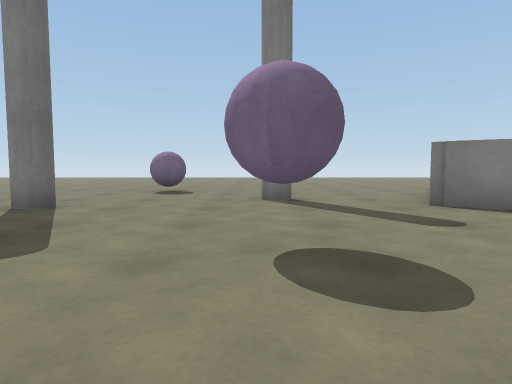
View 1 (above)

24 first-person views from a walk through a Unity game level. The camera is 0.65 m above the floor, tilts 4° down and sees 75° across. The floor is counted in squares, 1 m on a side. Each view is taken from the middle of a square. On the plan, view 1 faces up. The plan holds only what a view shows up to about 10 squares ahead; the rest is blank. The place goes on beyond the plan. Surface patterns are stand-ins for the level's own textures.

View 2
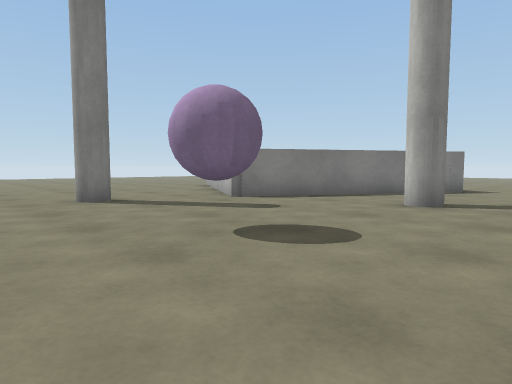

View 3
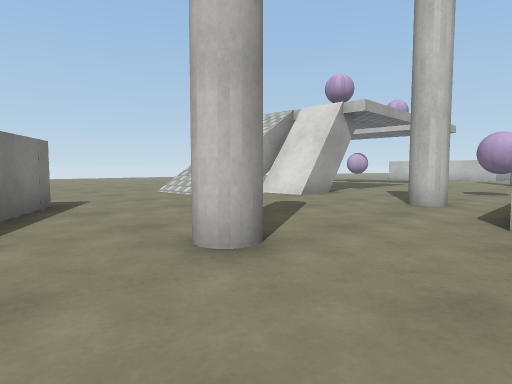

View 4
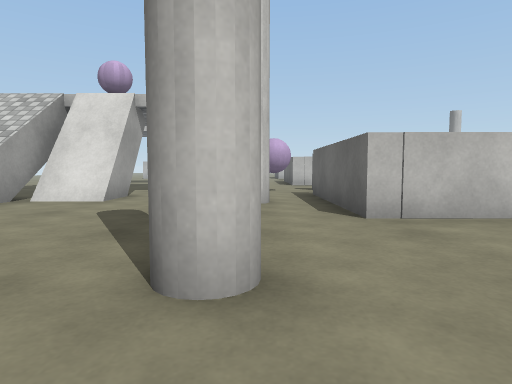

View 5
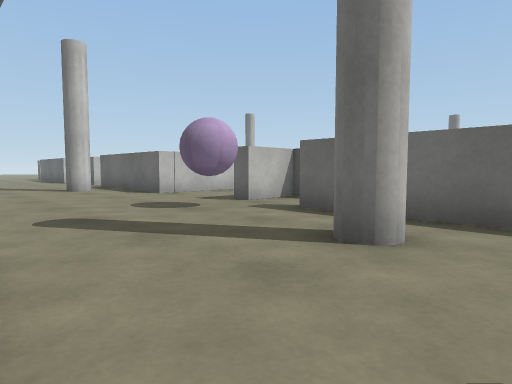

View 6
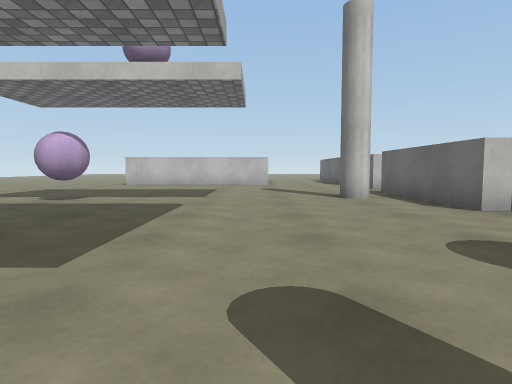

View 7
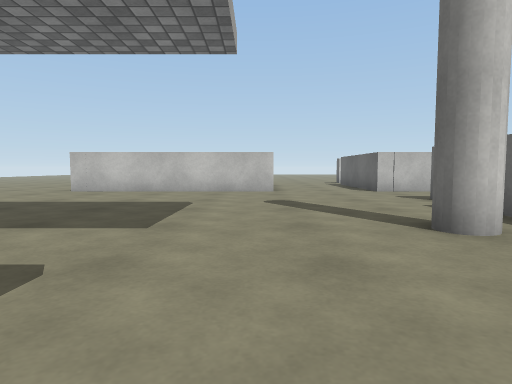

View 8
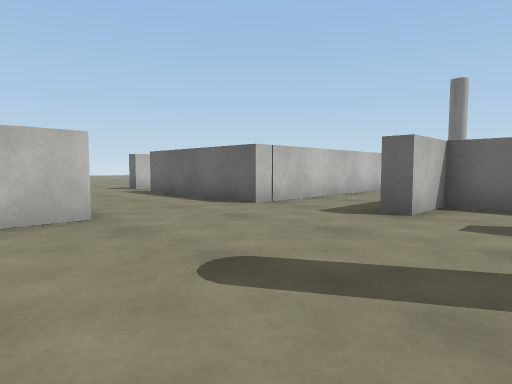

View 9
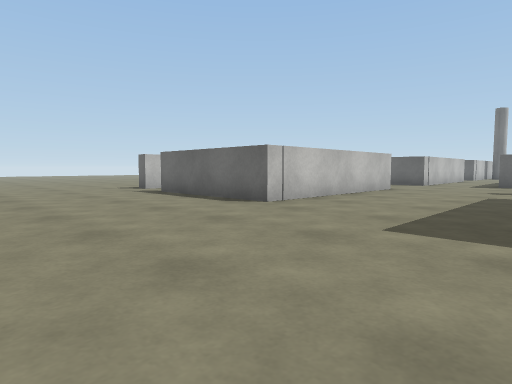

View 10
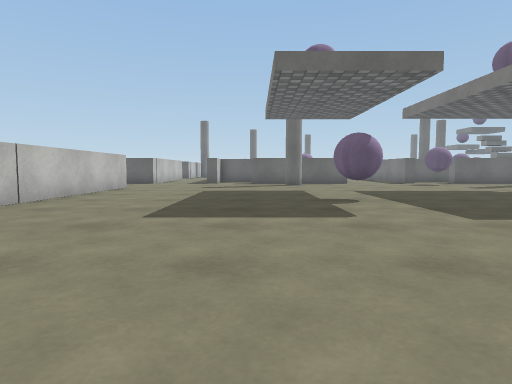

View 11
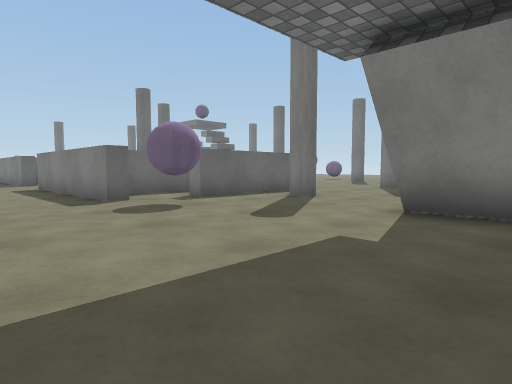

View 12
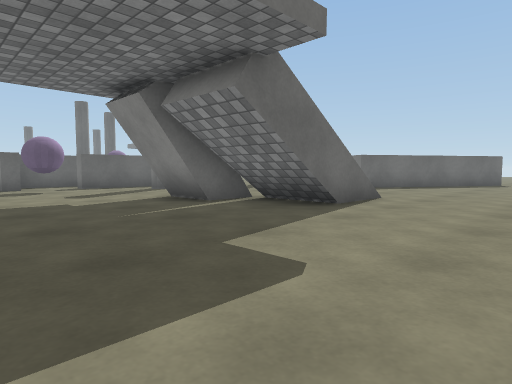

View 13
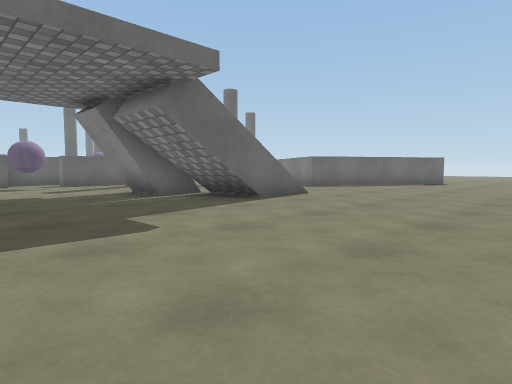

View 14
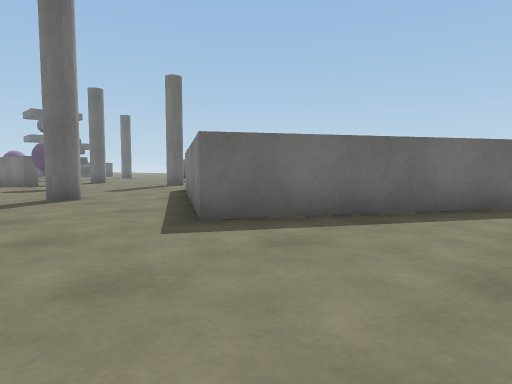

View 15
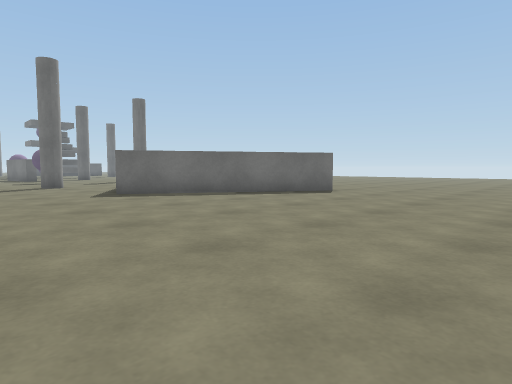

View 16
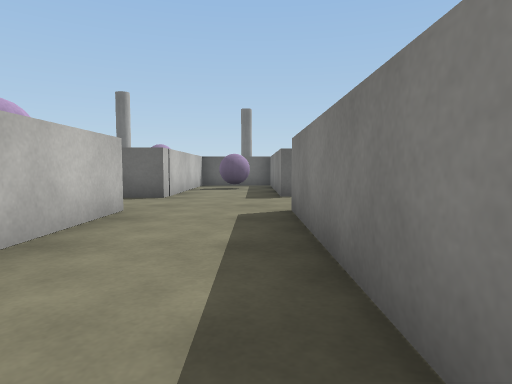

View 17
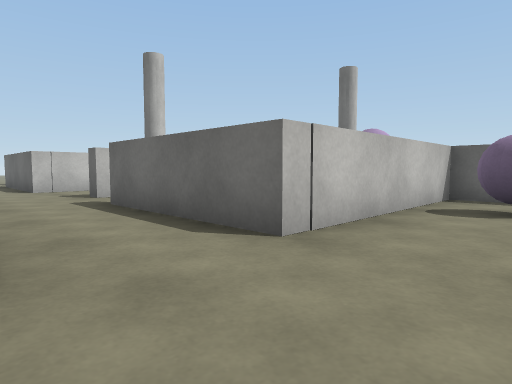

View 18
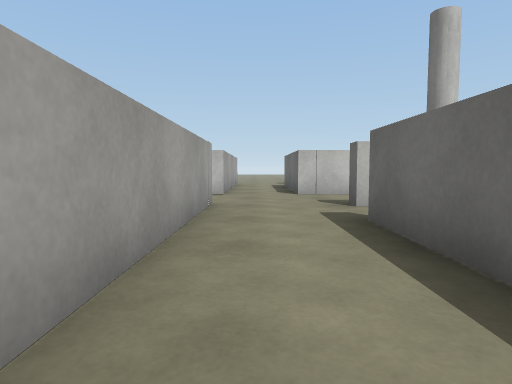

View 19
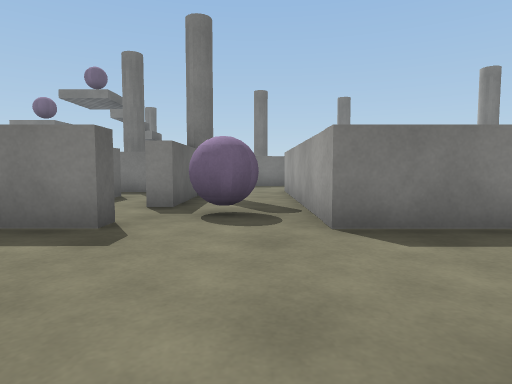

View 20
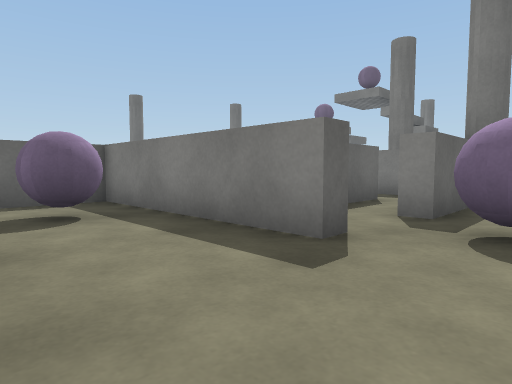

View 21
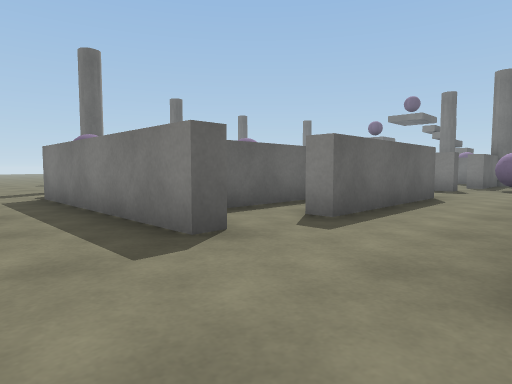

View 22
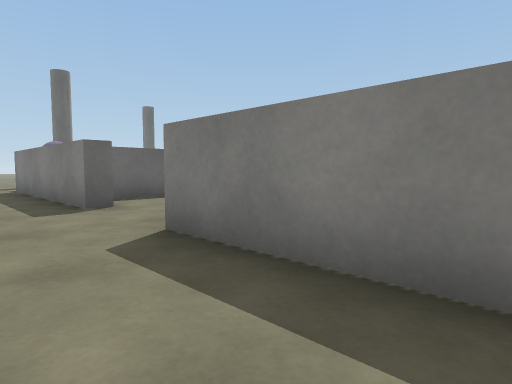

View 23
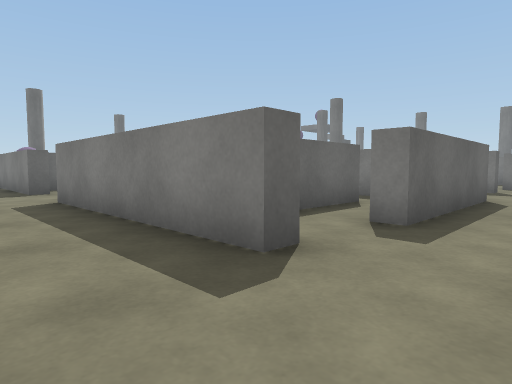

View 24
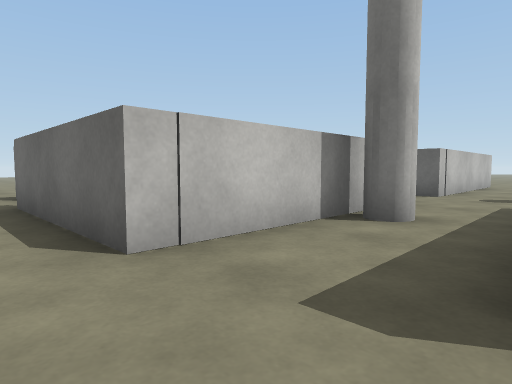

### Floor plan
Points are (right, up) in squares from view 1. A wall is a line through its corners. A room is listed if a view was taken in it or the views show most of it. See-through windows are left out.
Room 1 (views 1, 2, 3, 4, 5, 6, 7, 8, 9, 10, 11, 12, 13, 14, 15, 16, 17, 18, 19, 20, 21, 22, 23, 24)
walls: (7, -3.9) (7, -2.7); (7, -3.3) (8.1, -3.3); (8.5, -4.4) (7, -4.4); (7, -3.1) (8.5, -3.1); (0.8, -3.5) (0.8, -6) (2.2, -6) (2.2, -6.4) (-3.2, -6.4) (-3.2, -0.5); (0.8, -10.9) (0.8, -14.7) (2.3, -14.7) (2.3, -15.2) (-3.2, -15.2) (-3.2, -10); (0.7, -0.3) (2.6, -0.3) (2.6, -4.4) (2.1, -4.4); (-3.2, -9.1) (2.6, -9) (2.6, -13.1) (2, -13.1); (5.5, -17.4) (11.2, -17.4) (11.2, -20.5); (-5.8, -5.9) (-5.8, -6.4) (-10.7, -6.5) (-10.7, -9.1) (-5.4, -9.1) (-5.4, -13.1) (-5.9, -13.1); (-5.4, -2.6) (-5.4, -4.4); (-7.2, -11.2) (-7.2, -14.4); (-5.7, -14.6) (-5.7, -15.2) (-11.1, -15.2); (11.6, 7.5) (8.5, 2.5) (3, 5.8); (-3.2, -19) (-3.2, -17.5) (2.6, -17.4) (2.6, -20.5); (-8.9, -17.5) (-5.1, -17.5) (-5.1, -20.5); (-12.4, -17.5) (-12.4, -18)
low walls: (8.5, -4.2) (7, -4.2); (7, -2.9) (8.5, -2.9); (8.5, -3.9) (7, -3.9); (7, -2.7) (8.5, -2.7); (3, 5.8) (4, 7.4)
ways out: opening at (-12.5, -16.5)
objects: ball (-9, -8) to (-9, -7); column (-8, -17); ball (-5, -5) to (-4, -5); column (-5, -2); column (-4, 6); ball (0, 3); column (0, 7) to (1, 7); ball (3, -6) to (4, -5); column (4, -12) to (4, -11); column (4, -3) to (4, -2); column (4, 2); ball (10, -11)

Where each view was taken, in squares from view 1:
view 1: 0 up, 0 right, facing up
view 2: 0 up, 2 left, facing up-right
view 3: 4 up, 2 right, facing down-right
view 4: 4 up, 4 right, facing down
view 5: 1 down, 7 right, facing down-left
view 6: 4 down, 6 right, facing down
view 7: 8 down, 6 right, facing down
view 8: 13 down, 7 right, facing down-left
view 9: 13 down, 16 right, facing down-left
view 10: 13 down, 17 right, facing left
view 11: 9 down, 9 right, facing up-left
view 12: 8 down, 14 right, facing up-left
view 13: 8 down, 16 right, facing up-left
view 14: 0 up, 12 right, facing up-left
view 15: 1 down, 17 right, facing up-left
view 16: 7 down, 2 right, facing left
view 17: 7 down, 3 left, facing down-left
view 18: 9 down, 4 left, facing down
view 19: 10 down, 4 left, facing up
view 20: 9 down, 4 left, facing up-left
view 21: 17 down, 3 left, facing up-left
view 22: 17 down, 0 right, facing up-left
view 23: 17 down, 4 right, facing up-left
view 24: 15 down, 4 left, facing down-left
